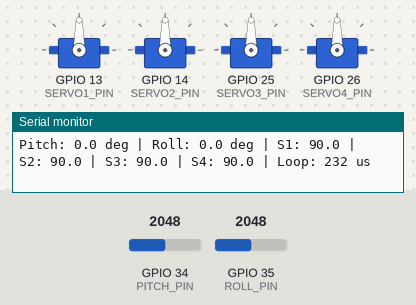
The sketch below on a simulated ESP32. Parts: 4 × servo, the last lines printed to the serial monitor. The test bench sets the inputs (shaded band); at power-on: GPIO 34 (PITCH_PIN) = 2048, GPIO 35 (ROLL_PIN) = 2048.

Above: at 2.2 s.
2.3 s: GPIO 34 (PITCH_PIN) set to 1228
At 3.5 s:
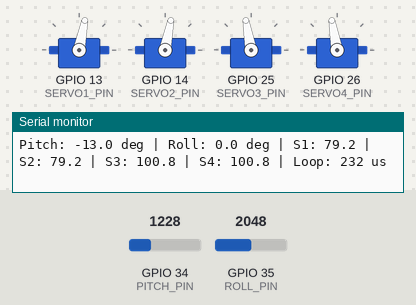
3.8 s: GPIO 35 (ROLL_PIN) set to 2866
At 4.8 s:
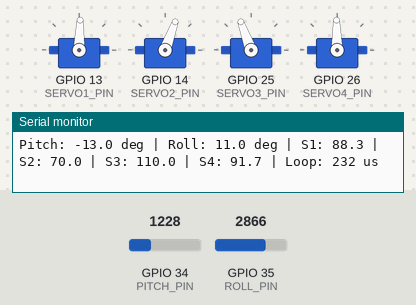
5.3 s: GPIO 34 (PITCH_PIN) set to 604
At 5.7 s:
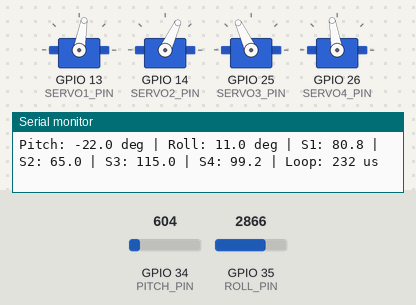
8.3 s: GPIO 34 (PITCH_PIN) set to 493
At 9.5 s:
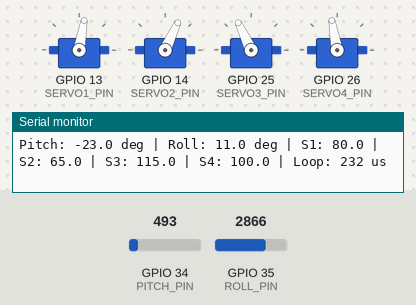
9.8 s: GPIO 35 (ROLL_PIN) set to 1228
At 10.4 s:
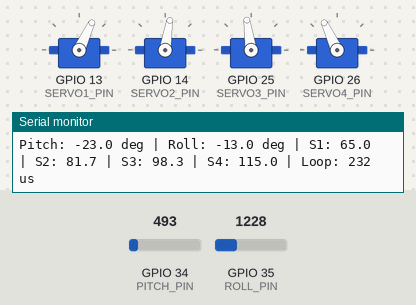
11.3 s: GPIO 34 (PITCH_PIN) set to 2047
At 11.6 s:
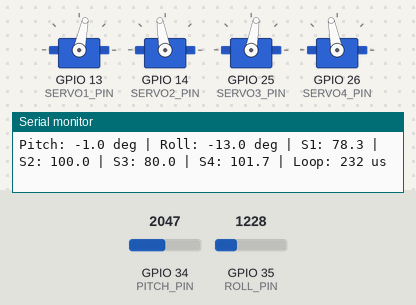
Timing chart, 0 to 13.8 s (numbered marks = the images above; inputs shaded):
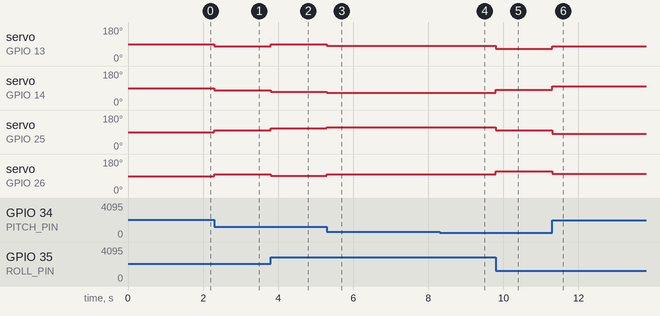

The sketch:

servo_latency_code.ino
```cpp
#include <Arduino.h>
#include <ESP32Servo.h>

Servo servo1;
Servo servo2;
Servo servo3;
Servo servo4;

const int PITCH_PIN = 34;
const int ROLL_PIN  = 35;


const int SERVO1_PIN = 13;
const int SERVO2_PIN = 14;
const int SERVO3_PIN = 25;
const int SERVO4_PIN = 26;

const float SERVO_CENTER = 90.0;

const float MAX_ANGLE = 30.0;

const float MAX_SERVO_DEFLECTION = 25.0;

void setup() {

  Serial.begin(115200);


  pinMode(PITCH_PIN, INPUT);
  pinMode(ROLL_PIN, INPUT);


  servo1.attach(SERVO1_PIN);
  servo2.attach(SERVO2_PIN);
  servo3.attach(SERVO3_PIN);
  servo4.attach(SERVO4_PIN);

  servo1.write(90);
  servo2.write(90);
  servo3.write(90);
  servo4.write(90);

  delay(1000);

  Serial.println();
  Serial.println(" # ");
  Serial.println(" ESP32 BENCH SIMULATION");
  Serial.println(" # ");
  Serial.println();
}

void loop() {

  unsigned long startTime = micros();


  int pitchRaw = analogRead(PITCH_PIN);
  int rollRaw  = analogRead(ROLL_PIN);

  float pitch = map(
    pitchRaw,
    0,
    4095,
    -MAX_ANGLE,
    MAX_ANGLE
  );

  float roll = map(
    rollRaw,
    0,
    4095,
    -MAX_ANGLE,
    MAX_ANGLE
  );


  pitch = constrain(
    pitch,
    -MAX_ANGLE,
    MAX_ANGLE
  );

  roll = constrain(
    roll,
    -MAX_ANGLE,
    MAX_ANGLE
  );


  float pitchCommand =
    (pitch / MAX_ANGLE) *
    MAX_SERVO_DEFLECTION;

  float rollCommand =
    (roll / MAX_ANGLE) *
    MAX_SERVO_DEFLECTION;


  float servo1Angle =
    SERVO_CENTER
    + pitchCommand
    + rollCommand;

  float servo2Angle =
    SERVO_CENTER
    + pitchCommand
    - rollCommand;

  float servo3Angle =
    SERVO_CENTER
    - pitchCommand
    + rollCommand;

  float servo4Angle =
    SERVO_CENTER
    - pitchCommand
    - rollCommand;

  servo1Angle = constrain(
    servo1Angle,
    65,
    115
  );

  servo2Angle = constrain(
    servo2Angle,
    65,
    115
  );

  servo3Angle = constrain(
    servo3Angle,
    65,
    115
  );

  servo4Angle = constrain(
    servo4Angle,
    65,
    115
  );

  servo1.write((int)servo1Angle);
  servo2.write((int)servo2Angle);
  servo3.write((int)servo3Angle);
  servo4.write((int)servo4Angle);

  unsigned long loopTime = micros() - startTime;

  Serial.print("Pitch: ");
  Serial.print(pitch, 1);

  Serial.print(" deg | Roll: ");
  Serial.print(roll, 1);

  Serial.print(" deg | ");

  Serial.print("S1: ");
  Serial.print(servo1Angle, 1);

  Serial.print(" | S2: ");
  Serial.print(servo2Angle, 1);

  Serial.print(" | S3: ");
  Serial.print(servo3Angle, 1);

  Serial.print(" | S4: ");
  Serial.print(servo4Angle, 1);

  Serial.print(" | Loop: ");
  Serial.print(loopTime);

  Serial.println(" us");

  delay(5);
}
```

Measured:
- after the input at 2.3 s, servo on GPIO 13 (SERVO1_PIN), servo on GPIO 14 (SERVO2_PIN): 90° → 79° at once; servo on GPIO 25 (SERVO3_PIN), servo on GPIO 26 (SERVO4_PIN): 90° → 100° at once
- after the input at 3.8 s, servo on GPIO 13 (SERVO1_PIN): 79° → 88° at once; servo on GPIO 14 (SERVO2_PIN): 79° → 70° at once; servo on GPIO 25 (SERVO3_PIN): 100° → 110° at once; servo on GPIO 26 (SERVO4_PIN): 100° → 91° at once
- after the input at 5.3 s, servo on GPIO 13 (SERVO1_PIN): 88° → 80° at once; servo on GPIO 14 (SERVO2_PIN): 70° → 65° at once; servo on GPIO 25 (SERVO3_PIN): 110° → 115° at once; servo on GPIO 26 (SERVO4_PIN): 91° → 99° at once
- after the input at 8.3 s, servo on GPIO 26 (SERVO4_PIN): 99° → 100° at once
- after the input at 9.8 s, servo on GPIO 13 (SERVO1_PIN): 80° → 65° at once; servo on GPIO 14 (SERVO2_PIN): 65° → 81° at once; servo on GPIO 25 (SERVO3_PIN): 115° → 98° at once; servo on GPIO 26 (SERVO4_PIN): 100° → 115° at once
- after the input at 11.3 s, servo on GPIO 13 (SERVO1_PIN): 65° → 78° at once; servo on GPIO 14 (SERVO2_PIN): 81° → 100° at once; servo on GPIO 25 (SERVO3_PIN): 98° → 80° at once; servo on GPIO 26 (SERVO4_PIN): 115° → 101° at once
